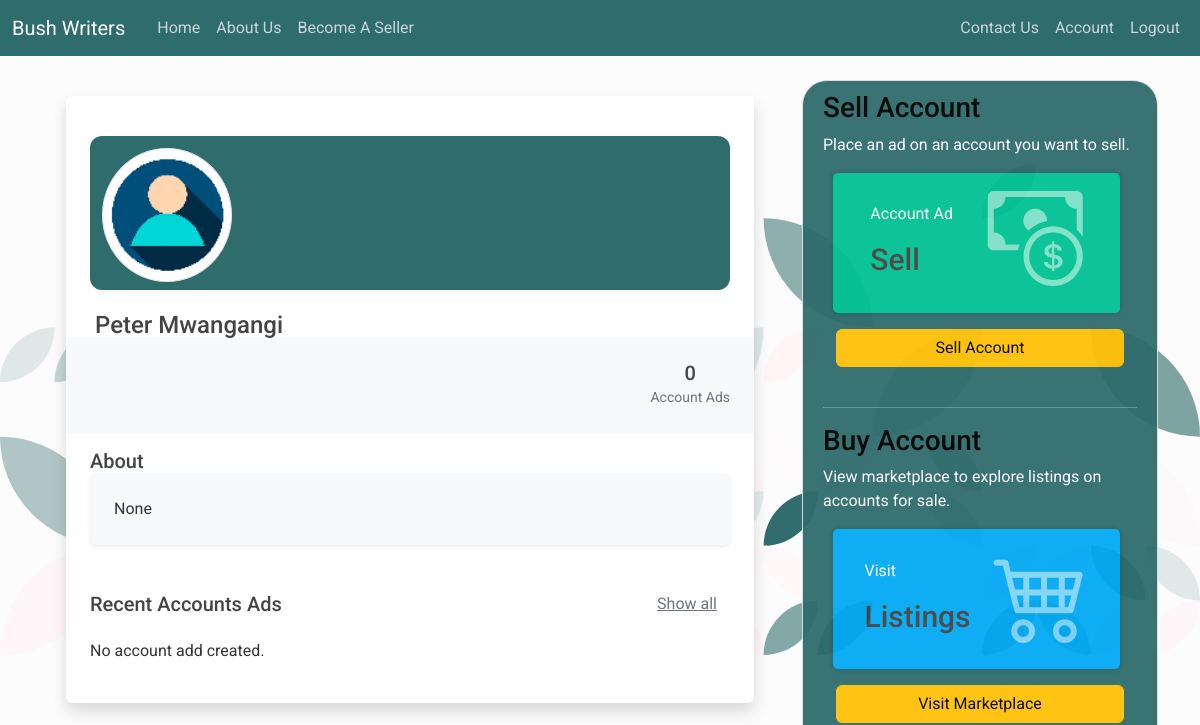
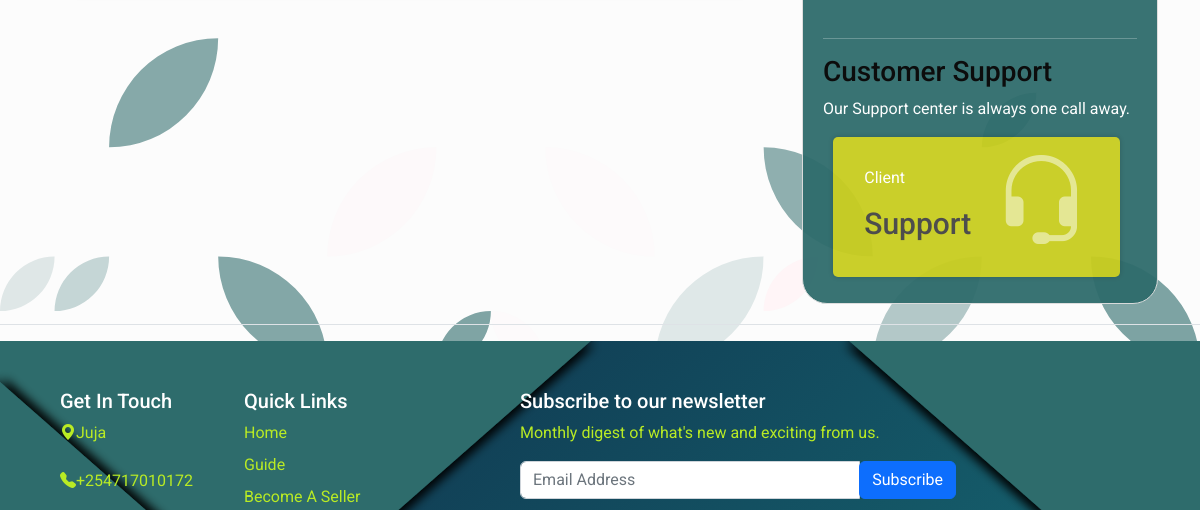
/user_profile/2 (signed in, upper part), run on an earlier commit of the app's database (2 pictures, top to bottom).
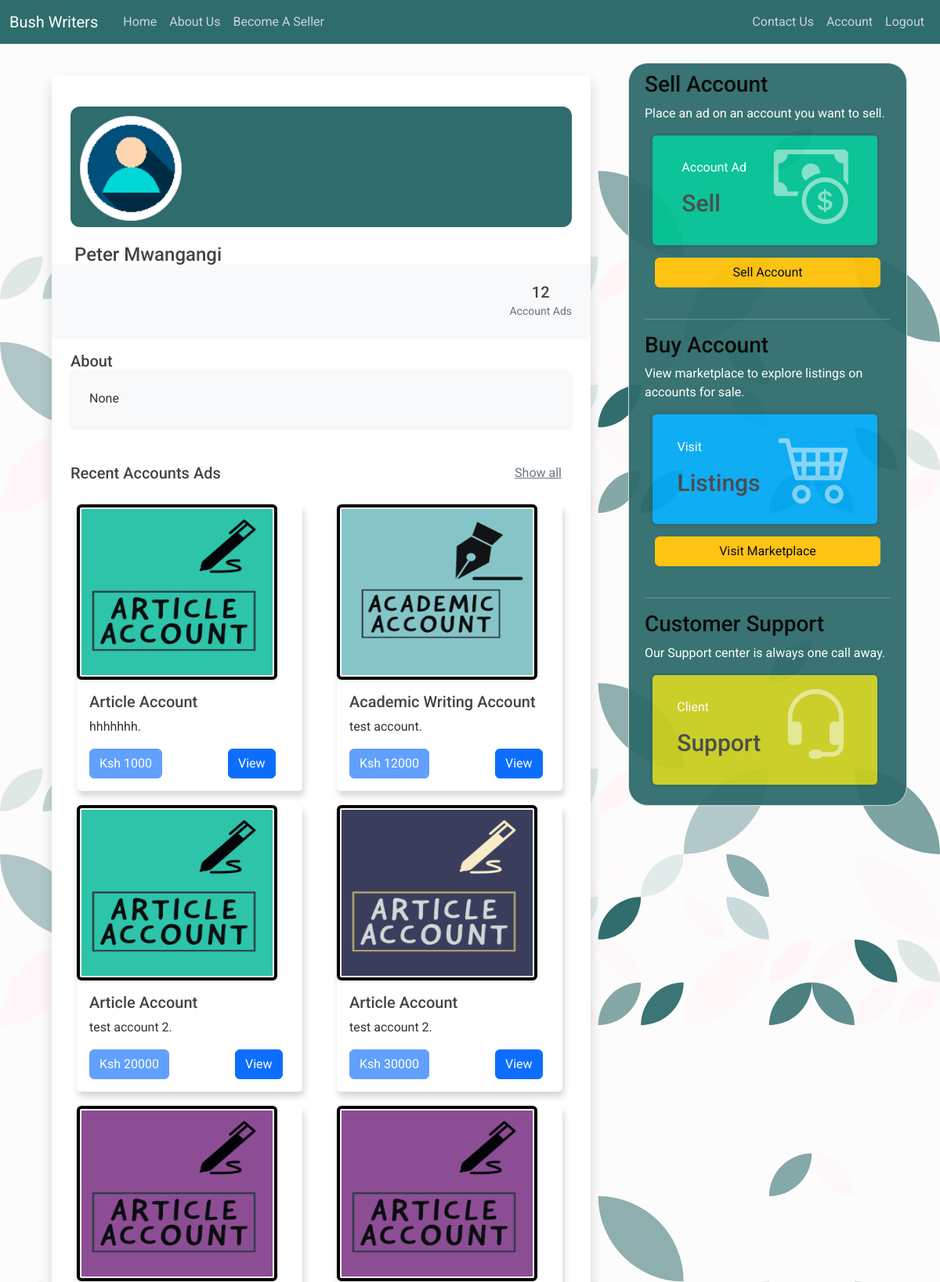
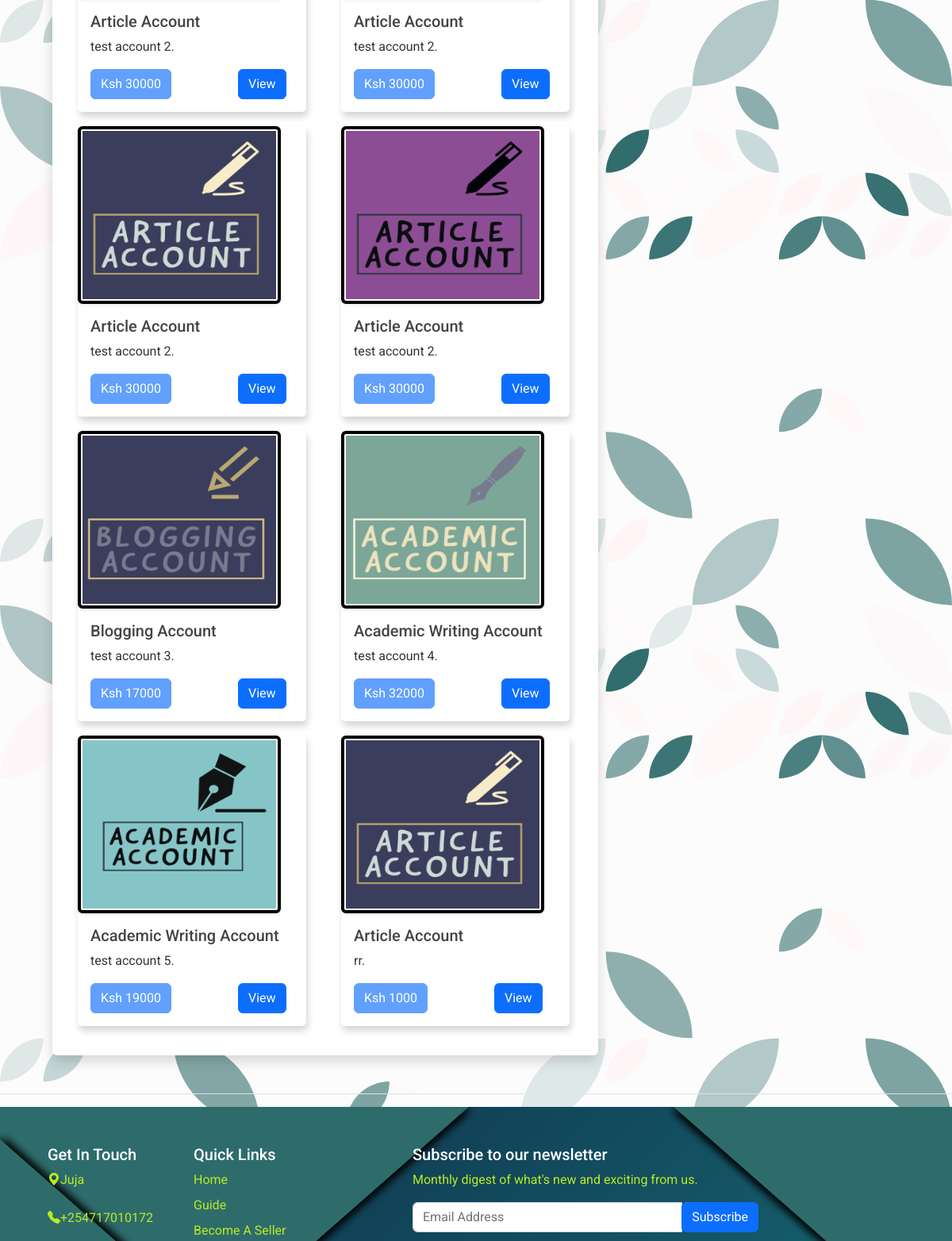
And on a later commit of the database (2 pictures, top to bottom).
### models/accounts.py (models this page shows, shortened)
class Account(db.Model):
    STATUS_AVAILABLE = 0
    STATUS_ON_PROGRESS = 1
    STATUS_VERIFICATION_STAGE = 2
    STATUS_SUCCESSFUL_STAGE = 3
    STATUS_DISPUTED_STAGE = 4
    __tablename__ = 'account'
    account_id = db.Column(db.Integer, primary_key = True)
    account_type = db.Column(db.Enum(AccountType), default = AccountType.ACADEMIC_WRITING_ACCOUNT)
    account_name = db.Column(db.String(80), nullable = False)
    description = db.Column(db.String(120), nullable = False)
    brand = db.Column(db.String(60), nullable = False)
    price = db.Column(db.Integer, nullable = False)
    status = db.Column(db.SmallInteger, default=STATUS_AVAILABLE)
    account_creation_date = db.Column(db.Date, nullable = False)
    time_posted = db.Column(db.DateTime (timezone = True), default = func.now())
    user_id = db.Column(db.Integer, db.ForeignKey('user.id', ondelete = 'CASCADE'))
    images = db.relationship('Image', backref = 'account', passive_deletes = True, lazy='dynamic' )
    notifications = db.relationship('Notification', backref = 'account', passive_deletes = True, lazy='dynamic')
    complaints = db.relationship('Complaints', backref = 'account', passive_deletes = True, lazy='dynamic')

### main/views.py (the view)
@main.route('/user_profile/<id>')
@login_required
def user_profile(id):
    user = User.query.filter_by(id = id).first()
    buyer_msg = Notification.query.filter_by(buyer_id = id).first()
    seller_msg = Notification.query.filter_by(seller_id = id).first()
    notification = True if buyer_msg or seller_msg else False
    accounts = Account.query.filter_by(user_id = current_user.id).all()
    return render_template('user_profile.html', accounts = accounts, account_holder = user, notification = notification)

### templates/user_profile.html (shortened to what the changed rows need)
{% extends 'base.html' %}
{% block stylesheets %}
    <link href="https://cdn.jsdelivr.net/npm/bootstrap@5.2.0/dist/css/bootstrap.min.css" rel="stylesheet">
    <link rel="stylesheet" type="text/css" href="{{ url_for('static', filename='css/styles.css') }}" >
    <link rel="stylesheet" type="text/css" href="{{ url_for('static', filename='css/card-styles.css') }}" >
{% endblock stylesheets %}
{% block content %}
<div class="row py-5 px-4 user_profile">
    <div class="col-md-12 mx-auto">
        <div class="bg-white shadow rounded overflow-hidden profile_section">
            <div class="bg-light p-4 d-flex justify-content-end text-center">
                <ul class="list-inline mb-0 nav-container1">
                    <li class="list-inline-item">
                        <h5 class="font-weight-bold mb-0 d-block">{{ accounts | count }}</h5>
                        <small class="text-muted">
                            Account Ads</small
                        >
                    </li>
                </ul>
            </div>
            <div class="py-4 px-4">
                <div class="row">
                    {% if accounts %}
                        {% for item in accounts %}
                        <div class="col-lg-6 mb-2 pr-lg-1">
                            <div class="card" style="width: 18rem;">
                                {% set random_no = range(1, 4)|random|string() %}
                                {% if item.account_type.value == 'article_account' %}
                                <img class="display_image img-fluid rounded shadow-sm" src="{{url_for('static', filename='images/img/article'+random_no+'.png')}}"/>
                                {% elif item.account_type.value == 'academic_writing_account' %}
                                <img class="display_image img-fluid rounded shadow-sm" src="{{url_for('static', filename='images/img/academic'+random_no+'.png')}}"/>
                                {% else %}
                                <img class="display_image img-fluid rounded shadow-sm" src="{{url_for('static', filename='images/img/blog'+random_no+'.png')}}"/>
                                {% endif %}
                                <div class="card-body">
                                <h5 class="card-title">{{ item.account_type.value | replace("_", "  ") | title }}</h5>
                                <p class="card-text">{{ item.description }}.</p>
                                <a href="#" class="btn btn-primary disabled">Ksh {{ item.price }}</a>
                                <a href="{{url_for('main.product_view', item_id=item.account_id)}}" class="btn btn-primary view-btn">View</a>
                                </div>
                            </div>
                        </div>
                        {% endfor %}
                    {% else %}
                            <p>No account add created.</p>
                    {% endif %}
                </div>
            </div>
        </div>
    </div>
</div>
{% endblock content %}
{% block sidebar %}
  <br/>
{% endblock sidebar %}

What changed in the data, as far as the page shows it:
added Account: account_type.value "Article Account", description "hhhhhhh", price "1000"
added Account: account_type.value "Academic Writing Account", description "test account", price "12000"
added Account: account_type.value "Article Account", description "test account 2", price "20000"
added Account: account_type.value "Article Account", description "test account 2", price "30000"
added Account: account_type.value "Article Account", description "test account 2", price "30000"
added Account: account_type.value "Article Account", description "test account 2", price "30000"
added Account: account_type.value "Article Account", description "test account 2", price "30000"
added Account: account_type.value "Article Account", description "test account 2", price "30000"
added Account: account_type.value "Blogging Account", description "test account 3", price "17000"
added Account: shows a picture, account_type.value "Academic Writing Account", description "test account 4", price "32000"
added Account: account_type.value "Academic Writing Account", description "test account 5", price "19000"
added Account: account_type.value "Article Account", description "rr", price "1000"
Also different on the page:
{{ accounts | count }}: "0" → "12"
text no longer shown: "No account add created."
